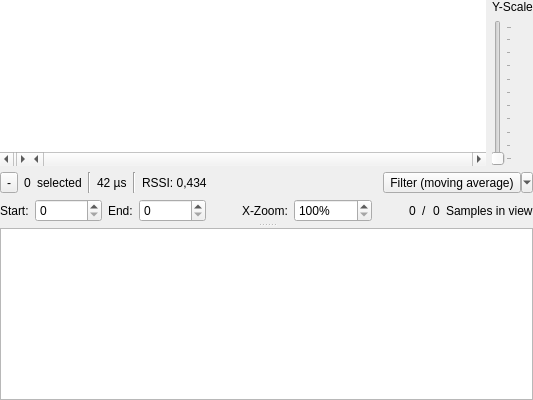
    <widget class="QSplitter" name="splitter">
     <property name="sizePolicy">
      <sizepolicy hsizetype="Expanding" vsizetype="Expanding">
       <horstretch>0</horstretch>
       <verstretch>0</verstretch>
      </sizepolicy>
     </property>
     <property name="styleSheet">
      <string notr="true">QSplitter::handle:vertical {
margin: 4px 0px;
    background-color: qlineargradient(x1:0, y1:0, x2:1, y2:0, 
stop:0 rgba(255, 255, 255, 0), 
stop:0.5 rgba(100, 100, 100, 100), 
stop:1 rgba(255, 255, 255, 0));
	image: url(:/icons/data/icons/splitter_handle_horizontal.svg);
}</string>
     </property>
     <property name="frameShape">
      <enum>QFrame::NoFrame</enum>
     </property>
     <property name="lineWidth">
      <number>1</number>
     </property>
     <property name="orientation">
      <enum>Qt::Vertical</enum>
     </property>
     <property name="handleWidth">
      <number>6</number>
     </property>
     <property name="childrenCollapsible">
      <bool>false</bool>
     </property>
     <widget class="QWidget" name="layoutWidget">
      <layout class="QVBoxLayout" name="verticalLayout" stretch="0,0,0">
       <property name="sizeConstraint">
        <enum>QLayout::SetDefaultConstraint</enum>
       </property>
       <property name="bottomMargin">
        <number>0</number>
       </property>
       <item>
        <layout class="QHBoxLayout" name="horizontalLayout_2">
         <item>
          <widget class="QStackedWidget" name="stackedWidget">
           <property name="lineWidth">
            <number>0</number>
           </property>
           <property name="currentIndex">
            <number>0</number>
           </property>
           <widget class="QWidget" name="pageSignal">
            <layout class="QHBoxLayout" name="horizontalLayout_6">
             <property name="spacing">
              <number>0</number>
             </property>
             <property name="leftMargin">
              <number>0</number>
             </property>
             <property name="topMargin">
              <number>0</number>
             </property>
             <property name="rightMargin">
              <number>0</number>
             </property>
             <property name="bottomMargin">
              <number>0</number>
             </property>
             <item>
              <widget class="LegendGraphicView" name="gvLegend">
               <property name="minimumSize">
                <size>
                 <width>0</width>
                 <height>150</height>
                </size>
               </property>
               <property name="maximumSize">
                <size>
                 <width>30</width>
                 <height>16777215</height>
                </size>
               </property>
               <property name="frameShape">
                <enum>QFrame::NoFrame</enum>
               </property>
               <property name="verticalScrollBarPolicy">
                <enum>Qt::ScrollBarAlwaysOff</enum>
               </property>
               <property name="horizontalScrollBarPolicy">
                <enum>Qt::ScrollBarAlwaysOn</enum>
               </property>
               <property name="interactive">
                <bool>false</bool>
               </property>
               <property name="resizeAnchor">
                <enum>QGraphicsView::AnchorViewCenter</enum>
               </property>
               <property name="rubberBandSelectionMode">
                <enum>Qt::ContainsItemShape</enum>
               </property>
               <property name="optimizationFlags">
                <set>QGraphicsView::DontSavePainterState</set>
               </property>
              </widget>
             </item>
             <item>
              <widget class="EpicGraphicView" name="gvSignal">
               <property name="enabled">
                <bool>true</bool>
               </property>
               <property name="sizePolicy">
                <sizepolicy hsizetype="Expanding" vsizetype="Expanding">
                 <horstretch>0</horstretch>
                 <verstretch>0</verstretch>
                </sizepolicy>
               </property>
               <property name="minimumSize">
                <size>
                 <width>0</width>
                 <height>150</height>
                </size>
               </property>
               <property name="maximumSize">
                <size>
                 <width>16777215</width>
                 <height>16777215</height>
                </size>
               </property>
               <property name="mouseTracking">
                <bool>true</bool>
               </property>
               <property name="focusPolicy">
                <enum>Qt::WheelFocus</enum>
               </property>
               <property name="contextMenuPolicy">
                <enum>Qt::DefaultContextMenu</enum>
               </property>
               <property name="autoFillBackground">
                <bool>false</bool>
               </property>
               <property name="styleSheet">
                <string notr="true"/>
               </property>
               <property name="frameShape">
                <enum>QFrame::NoFrame</enum>
               </property>
               <property name="frameShadow">
                <enum>QFrame::Raised</enum>
               </property>
               <property name="verticalScrollBarPolicy">
                <enum>Qt::ScrollBarAlwaysOff</enum>
               </property>
               <property name="horizontalScrollBarPolicy">
                <enum>Qt::ScrollBarAlwaysOn</enum>
               </property>
               <property name="interactive">
                <bool>false</bool>
               </property>
               <property name="renderHints">
                <set>QPainter::Antialiasing|QPainter::TextAntialiasing</set>
               </property>
               <property name="dragMode">
                <enum>QGraphicsView::NoDrag</enum>
               </property>
               <property name="cacheMode">
                <set>QGraphicsView::CacheNone</set>
               </property>
               <property name="transformationAnchor">
                <enum>QGraphicsView::NoAnchor</enum>
               </property>
               <property name="resizeAnchor">
                <enum>QGraphicsView::NoAnchor</enum>
               </property>
               <property name="viewportUpdateMode">
                <enum>QGraphicsView::MinimalViewportUpdate</enum>
               </property>
               <property name="rubberBandSelectionMode">
                <enum>Qt::ContainsItemShape</enum>
               </property>
               <property name="optimizationFlags">
                <set>QGraphicsView::DontClipPainter|QGraphicsView::DontSavePainterState</set>
               </property>
              </widget>
             </item>
            </layout>
           </widget>
           <widget class="QWidget" name="pageSpectrogram">
            <layout class="QHBoxLayout" name="horizontalLayout_4">
             <property name="spacing">
              <number>0</number>
             </property>
             <property name="leftMargin">
              <number>0</number>
             </property>
             <property name="topMargin">
              <number>0</number>
             </property>
             <property name="rightMargin">
              <number>0</number>
             </property>
             <property name="bottomMargin">
              <number>0</number>
             </property>
             <item>
              <widget class="SpectrogramGraphicView" name="gvSpectrogram">
               <property name="mouseTracking">
                <bool>true</bool>
               </property>
               <property name="frameShape">
                <enum>QFrame::NoFrame</enum>
               </property>
               <property name="interactive">
                <bool>false</bool>
               </property>
               <property name="renderHints">
                <set>QPainter::TextAntialiasing</set>
               </property>
               <property name="cacheMode">
                <set>QGraphicsView::CacheNone</set>
               </property>
               <property name="transformationAnchor">
                <enum>QGraphicsView::NoAnchor</enum>
               </property>
               <property name="viewportUpdateMode">
                <enum>QGraphicsView::MinimalViewportUpdate</enum>
               </property>
               <property name="optimizationFlags">
                <set>QGraphicsView::DontClipPainter|QGraphicsView::DontSavePainterState</set>
               </property>
              </widget>
             </item>
            </layout>
           </widget>
          </widget>
         </item>
         <item>
          <layout class="QVBoxLayout" name="verticalLayout_5">
           <item>
            <widget class="QLabel" name="lYScale">
             <property name="locale">
              <locale language="English" country="UnitedStates"/>
             </property>
             <property name="text">
              <string>Y-Scale</string>
             </property>
            </widget>
           </item>
           <item>
            <widget class="QSlider" name="sliderYScale">
             <property name="minimum">
              <number>1</number>
             </property>
             <property name="maximum">
              <number>100</number>
             </property>
             <property name="orientation">
              <enum>Qt::Vertical</enum>
             </property>
             <property name="tickPosition">
              <enum>QSlider::TicksBelow</enum>
             </property>
            </widget>
           </item>
          </layout>
         </item>
        </layout>
       </item>
       <item>
        <layout class="QHBoxLayout" name="horizontalLayout_3">
         <item>
          <widget class="QToolButton" name="btnShowHideStartEnd">
           <property name="sizePolicy">
            <sizepolicy hsizetype="Minimum" vsizetype="Preferred">
             <horstretch>0</horstretch>
             <verstretch>0</verstretch>
            </sizepolicy>
           </property>
           <property name="autoFillBackground">
            <bool>false</bool>
           </property>
           <property name="styleSheet">
            <string notr="true"/>
           </property>
           <property name="text">
            <string>-</string>
           </property>
           <property name="icon">
            <iconset theme="arrow-down-double">
             <normaloff>.</normaloff>.</iconset>
           </property>
           <property name="checkable">
            <bool>true</bool>
           </property>
          </widget>
         </item>
         <item>
          <widget class="QLabel" name="lNumSelectedSamples">
           <property name="toolTip">
            <string>Number of currently selected samples.</string>
           </property>
           <property name="text">
            <string>0</string>
           </property>
          </widget>
         </item>
         <item>
          <widget class="QLabel" name="lTextSelectedSamples">
           <property name="toolTip">
            <string>Number of currently selected samples.</string>
           </property>
           <property name="text">
            <string>selected</string>
           </property>
          </widget>
         </item>
         <item>
          <widget class="Line" name="line_3">
           <property name="orientation">
            <enum>Qt::Vertical</enum>
           </property>
          </widget>
         </item>
         <item>
          <widget class="QLabel" name="lDuration">
           <property name="text">
            <string>42 µs</string>
           </property>
          </widget>
         </item>
         <item>
          <widget class="Line" name="line_2">
           <property name="orientation">
            <enum>Qt::Vertical</enum>
           </property>
          </widget>
         </item>
         <item>
          <widget class="QLabel" name="labelRSSI">
           <property name="text">
            <string>RSSI: 0,434</string>
           </property>
          </widget>
         </item>
         <item>
          <spacer name="horizontalSpacer_3">
           <property name="orientation">
            <enum>Qt::Horizontal</enum>
           </property>
           <property name="sizeType">
            <enum>QSizePolicy::Expanding</enum>
           </property>
           <property name="sizeHint" stdset="0">
            <size>
             <width>40</width>
             <height>20</height>
            </size>
           </property>
          </spacer>
         </item>
         <item>
          <widget class="QToolButton" name="btnFilter">
           <property name="text">
            <string>Filter (moving average)</string>
           </property>
           <property name="icon">
            <iconset theme="view-filter">
             <normaloff>.</normaloff>.</iconset>
           </property>
           <property name="popupMode">
            <enum>QToolButton::MenuButtonPopup</enum>
           </property>
           <property name="toolButtonStyle">
            <enum>Qt::ToolButtonTextBesideIcon</enum>
           </property>
           <property name="arrowType">
            <enum>Qt::NoArrow</enum>
           </property>
          </widget>
         </item>
        </layout>
       </item>
       <item>
        <layout class="QHBoxLayout" name="additionalInfos">
         <property name="spacing">
          <number>6</number>
         </property>
         <item>
          <widget class="QLabel" name="lStart">
           <property name="text">
            <string>Start:</string>
           </property>
          </widget>
         </item>
         <item>
          <widget class="QSpinBox" name="spinBoxSelectionStart">
           <property name="readOnly">
            <bool>false</bool>
           </property>
           <property name="maximum">
            <number>99999999</number>
           </property>
          </widget>
         </item>
         <item>
          <widget class="QLabel" name="lEnd">
           <property name="text">
            <string>End:</string>
           </property>
          </widget>
         </item>
         <item>
          <widget class="QSpinBox" name="spinBoxSelectionEnd">
           <property name="maximum">
            <number>99999999</number>
           </property>
          </widget>
         </item>
         <item>
          <spacer name="horizontalSpacer">
           <property name="orientation">
            <enum>Qt::Horizontal</enum>
           </property>
           <property name="sizeHint" stdset="0">
            <size>
             <width>40</width>
             <height>20</height>
            </size>
           </property>
          </spacer>
         </item>
         <item>
          <widget class="QLabel" name="lZoomText">
           <property name="sizePolicy">
            <sizepolicy hsizetype="Minimum" vsizetype="Minimum">
             <horstretch>0</horstretch>
             <verstretch>0</verstretch>
            </sizepolicy>
           </property>
           <property name="minimumSize">
            <size>
             <width>0</width>
             <height>0</height>
            </size>
           </property>
           <property name="maximumSize">
            <size>
             <width>16777215</width>
             <height>16777215</height>
            </size>
           </property>
           <property name="font">
            <font>
             <italic>false</italic>
             <underline>false</underline>
            </font>
           </property>
           <property name="toolTip">
            <string>&lt;html&gt;&lt;head/&gt;&lt;body&gt;&lt;p&gt;Current (relative) Zoom. Standard is 100%, if you zoom in, this factor increases. You can directly set a value in the spinbox or use the &lt;span style=&quot; font-weight:600;&quot;&gt;mousewheel to zoom&lt;/span&gt;.&lt;/p&gt;&lt;/body&gt;&lt;/html&gt;</string>
           </property>
           <property name="text">
            <string>X-Zoom:</string>
           </property>
           <property name="textFormat">
            <enum>Qt::PlainText</enum>
           </property>
           <property name="alignment">
            <set>Qt::AlignLeading|Qt::AlignLeft|Qt::AlignVCenter</set>
           </property>
          </widget>
         </item>
         <item>
          <widget class="QSpinBox" name="spinBoxXZoom">
           <property name="toolTip">
            <string>&lt;html&gt;&lt;head/&gt;&lt;body&gt;&lt;p&gt;Current (relative) Zoom. Standard is 100%, if you zoom in, this factor increases. You can directly set a value in the spinbox or use the &lt;span style=&quot; font-weight:600;&quot;&gt;mousewheel to zoom&lt;/span&gt;.&lt;/p&gt;&lt;/body&gt;&lt;/html&gt;</string>
           </property>
           <property name="suffix">
            <string>%</string>
           </property>
           <property name="minimum">
            <number>100</number>
           </property>
           <property name="maximum">
            <number>999999999</number>
           </property>
          </widget>
         </item>
         <item>
          <spacer name="horizontalSpacer_2">
           <property name="orientation">
            <enum>Qt::Horizontal</enum>
           </property>
           <property name="sizeHint" stdset="0">
            <size>
             <width>40</width>
             <height>20</height>
            </size>
           </property>
          </spacer>
         </item>
         <item>
          <widget class="QLabel" name="lSamplesInView">
           <property name="text">
            <string>0</string>
           </property>
          </widget>
         </item>
         <item>
          <widget class="QLabel" name="lStrich">
           <property name="text">
            <string>/</string>
           </property>
          </widget>
         </item>
         <item>
          <widget class="QLabel" name="lSamplesTotal">
           <property name="text">
            <string>0</string>
           </property>
          </widget>
         </item>
         <item>
          <widget class="QLabel" name="lSamplesViewText">
           <property name="text">
            <string>Samples in view</string>
           </property>
          </widget>
         </item>
        </layout>
       </item>
      </layout>
     </widget>
     <widget class="TextEditProtocolView" name="txtEdProto">
      <property name="sizePolicy">
       <sizepolicy hsizetype="Expanding" vsizetype="MinimumExpanding">
        <horstretch>0</horstretch>
        <verstretch>0</verstretch>
       </sizepolicy>
      </property>
      <property name="minimumSize">
       <size>
        <width>0</width>
        <height>80</height>
       </size>
      </property>
      <property name="maximumSize">
       <size>
        <width>16777215</width>
        <height>16777215</height>
       </size>
      </property>
      <property name="baseSize">
       <size>
        <width>0</width>
        <height>0</height>
       </size>
      </property>
      <property name="contextMenuPolicy">
       <enum>Qt::DefaultContextMenu</enum>
      </property>
      <property name="acceptDrops">
       <bool>false</bool>
      </property>
     </widget>
    </widget>
